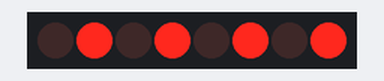
This sketch was run on a simulated Arduino Mega 2560, built with avr-gcc and run on an emulated ATmega2560. Parts: 8 shift-register outputs drawn as a row of LEDs (first output left, lit = HIGH). Wiring (inferred from the names in the program): shift register (74HC595): data pin 23; shift clock pin 18; latch pin 5. Wiring (inferred from the signals the program sends): row of LEDs: on Q0, Q1, Q2, Q3, Q4, Q5, Q6, Q7.

Above: at 0.5 s.
At 1.5 s:
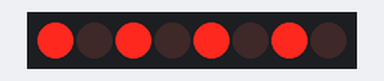
At 5.5 s:
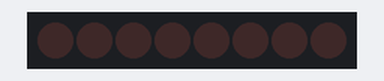
Timing chart, 0 to 6.9 s (numbered marks = the images above):
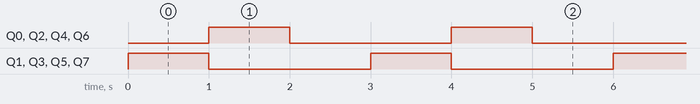

The sketch:

funcional_test_v2.ino
```cpp
const int dataPin = 23;   // SER (DS)
const int clockPin = 18;  // SRCLK (SHCP)
const int latchPin = 5;   // RCLK (STCP)

void setup() {
  pinMode(dataPin, OUTPUT);
  pinMode(clockPin, OUTPUT);
  pinMode(latchPin, OUTPUT);
}

void loop() {
  byte datos = 0b10101010; // Enciende alternadamente los pines Q0 a Q7

  digitalWrite(latchPin, LOW);
  shiftOut(dataPin, clockPin, MSBFIRST, datos);
  digitalWrite(latchPin, HIGH);

  delay(1000);

  datos = 0b01010101;

  digitalWrite(latchPin, LOW);
  shiftOut(dataPin, clockPin, MSBFIRST, datos);
  digitalWrite(latchPin, HIGH);

  delay(1000);
  datos = 0b00000000;

  digitalWrite(latchPin, LOW);
  shiftOut(dataPin, clockPin, MSBFIRST, datos);
  digitalWrite(latchPin, HIGH);

  delay(1000);

}
```

Measured:
- by itself, Q0–7: alternates HIGH for 1.0 s and LOW for 2.0 s
- by itself, everything shown: repeats every 3.0 s, in 3 steps
